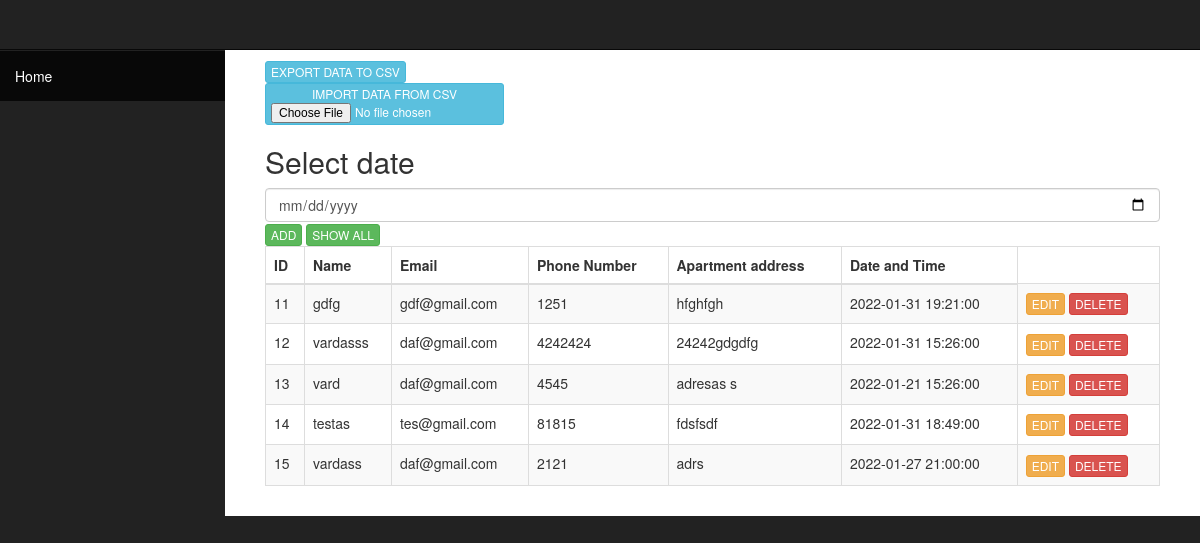
/sortedIndex.php, run on the app's committed database.
### tables this page shows
CREATE TABLE `people` (
  `id` int(11) NOT NULL,
  `name` varchar(30) NOT NULL,
  `email` varchar(30) NOT NULL,
  `number` varchar(30) NOT NULL,
  `address` varchar(30) NOT NULL,
  `date` datetime NOT NULL
);

### sortedIndex.php (the view, shortened to what this page needs)
<?php
       include('connection.php');
       include('header.php');
        ?>
<body>
    <div id="wrapper">
        <nav class="navbar navbar-inverse navbar-fixed-top" role="navigation">
            <div class="collapse navbar-collapse navbar-ex1-collapse">
                <ul class="nav navbar-nav side-nav">
                    <li class="active">
                        <a href="index.php"> Home</a>
                    </li>
                </ul>
            </div>
        </nav>
        <div id="page-wrapper">
            <div class="container-fluid">
            <div class="col-lg-12">
            <a href="export.php" type="button" class="btn btn-xs btn-info">EXPORT DATA TO CSV</a>
            <form class="form-horizontal" action="import.php" method="post" name="upload_excel" enctype="multipart/form-data">
            <button type="submit" id="submit" name="Import" value="IMPORT" class="btn btn-xs btn-info" data-loading-text="Loading...">IMPORT DATA FROM CSV<input type="file" name="file" id="file" class="input-large"></button>
                </form>
                        <h2>Select date</h2>
                        <div class="input-date">
                        <form role="form" method="post" action="sortedIndex.php">
                            <div class="input-date">
                                <input type="date" class="form-control" placeholder="Date" onchange='this.form.submit()' name="Date" value="<?php echo $_POST['Date']; ?>">
                            </div>
                         </form>
                        </div>
                        <a href="add.php" type="button" class="btn btn-xs btn-success">ADD</a>
                        <a href="index.php" type="button" class="btn btn-xs btn-success">SHOW ALL</a>
                        <div class="table-responsive">
                            <table class="table table-bordered table-hover table-striped">
                                <thead>
                                    <tr>
                                        <th>ID</th>
                                        <th>Name</th>
                                        <th>Email</th>
                                        <th>Phone Number</th>
                                        <th>Apartment address</th>
                                        <th>Date and Time</th>
                                    </tr>
                                </thead>
                                <tbody>
                                 <?php
                $date = $_POST['Date'];
                $query = "SELECT * FROM `people` WHERE
                `date` LIKE '$date%'";
                    $result = mysqli_query($db, $query) or die (mysqli_error($db));
                        while ($row = mysqli_fetch_assoc($result)) {
                            echo '<tr>';
                            echo '<td>'. $row['id'].'</td>';
                            echo '<td>'. $row['name'].'</td>';
                            echo '<td>'. $row['email'].'</td>';
                            echo '<td>'. $row['number'].'</td>';
                            echo '<td>'. $row['address'].'</td>';
                            echo '<td>'. $row['date'].'</td>';
                            echo '<td> <a  type="button" class="btn btn-xs btn-warning" href="edit.php?action=edit & id='.$row['id'] . '"> EDIT </a> ';
                            echo ' <a  type="button" class="btn btn-xs btn-danger" href="del.php?type=people&delete & id=' . $row['id'] . '">DELETE </a> </td>';
                            echo '</tr> ';
                }
            ?>
                                </tbody>
                            </table>
                        </div>
                    </div>
                </div>
            </div>
        </div>
</body>
</html>

### css/sb-admin.css (style rules this page uses)
body { margin-top: 100px; background-color: #222; }
@media (min-width:768px) { body { margin-top: 50px; } }
#wrapper { padding-left: 0; }
#page-wrapper { width: 100%; padding: 0; background-color: #fff; }
@media (min-width:768px) { #wrapper { padding-left: 225px; } }
@media (min-width:768px) { #page-wrapper { padding: 10px; } }
@media (min-width:768px) { .side-nav { position: fixed; top: 51px; left: 225px; width: 225px; margin-left: -225px; border: none; border-radius: 0; overflow-y: auto; background-color: #222; bottom: 0; overflow-x: hidden; padding-bottom: 40px; } }
@media (min-width:768px) { .side-nav>li>a { width: 225px; } }

### data on the page
people: id "11", name "gdfg", email "gdf@gmail.com", number "1251", address "hfghfgh", date "2022-01-31 19:21:00"
people: id "12", name "vardasss", email "daf@gmail.com", number "4242424", address "24242gdgdfg", date "2022-01-31 15:26:00"
people: id "13", name "vard", email "daf@gmail.com", number "4545", address "adresas s", date "2022-01-21 15:26:00"
people: id "14", name "testas", email "tes@gmail.com", number "81815", address "fdsfsdf", date "2022-01-31 18:49:00"
people: id "15", name "vardass", email "daf@gmail.com", number "2121", address "adrs", date "2022-01-27 21:00:00"
